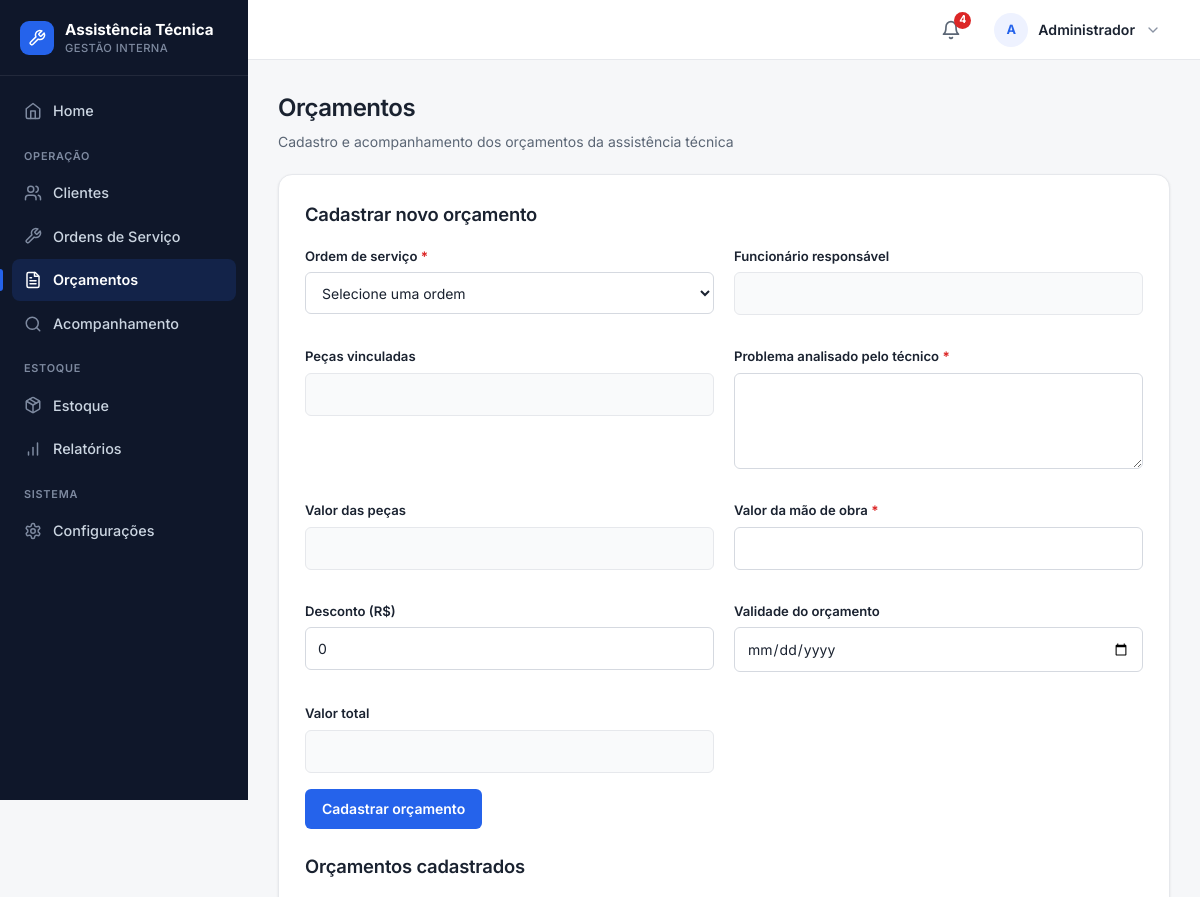
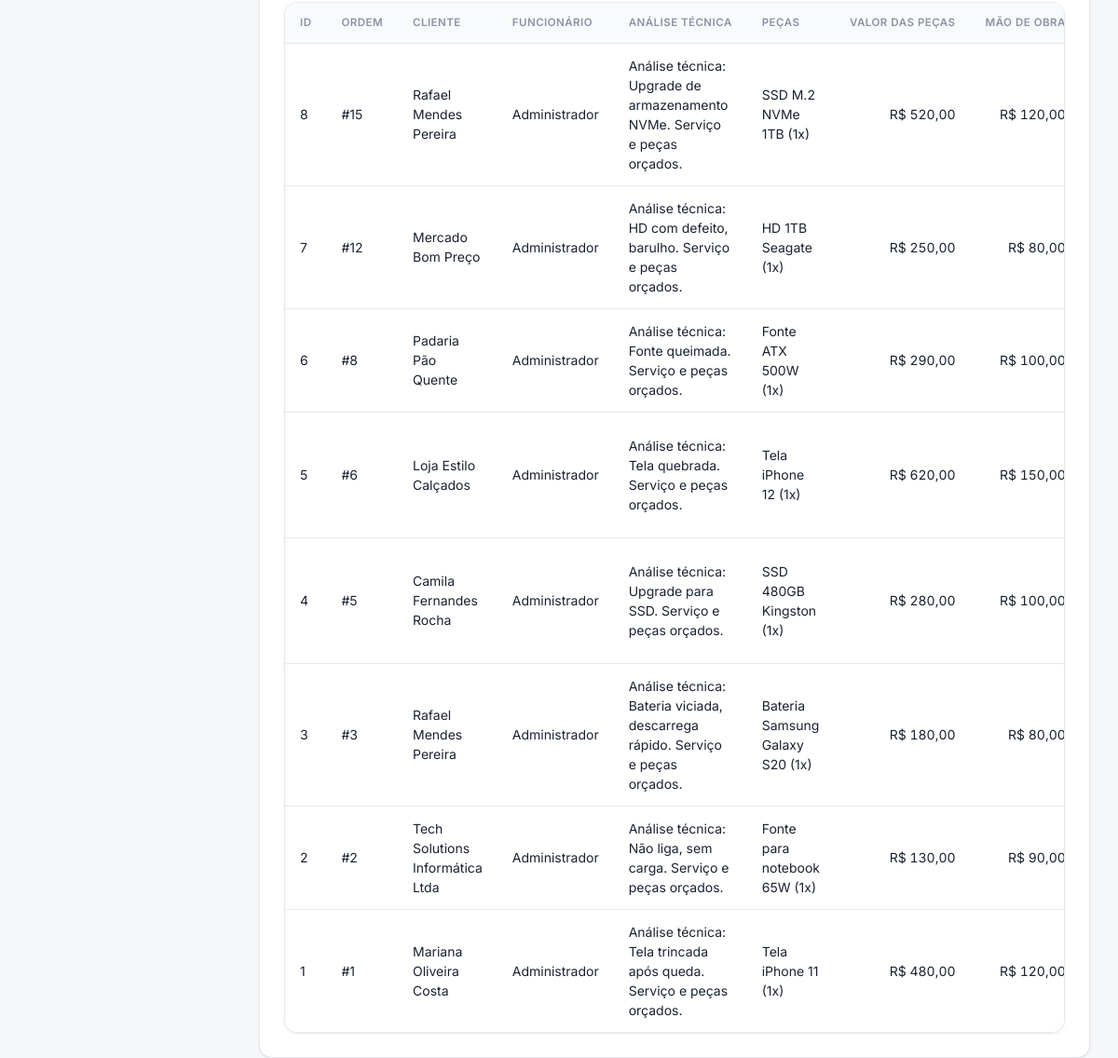
Screenshot of /orcamento (signed in) with the database file from the repository (2 pictures, top to bottom).
### tables this page shows
CREATE TABLE orcamentos (id INTEGER PRIMARY KEY AUTOINCREMENT, ordem_id INTEGER NOT NULL, cliente_id INTEGER NOT NULL, equipamento TEXT NOT NULL, valor_orcamento REAL NOT NULL, peca_id INTEGER, valor_peca REAL NOT NULL DEFAULT 0, valor_mao_obra REAL NOT NULL DEFAULT 0, valor_total REAL NOT NULL DEFAULT 0, problema_analisado TEXT NOT NULL DEFAULT '', status TEXT NOT NULL DEFAULT 'Pendente', validade TEXT, desconto REAL NOT NULL DEFAULT 0, data_cadastro TEXT, FOREIGN KEY (ordem_id) REFERENCES ordens_servico(ordem_id), FOREIGN KEY (cliente_id) REFERENCES clientes(id));

CREATE TABLE clientes (
    id INTEGER PRIMARY KEY AUTOINCREMENT,
    nome TEXT NOT NULL,
    cpf TEXT UNIQUE,
    telefone TEXT,
    email TEXT,
    endereco TEXT
, data_cadastro TEXT);

CREATE TABLE funcionarios (
    id INTEGER PRIMARY KEY AUTOINCREMENT,
    nome TEXT NOT NULL,
    email TEXT NOT NULL UNIQUE,
    senha TEXT NOT NULL,
    cargo TEXT
, ativo INTEGER NOT NULL DEFAULT 1, perfil TEXT NOT NULL DEFAULT 'funcionario');

### routes/orcamento.py (the view)
@orcamento_bp.route("/orcamento")
def pagina_orcamento():
    conexao = conectar()
    cursor = conexao.cursor()
    cursor.execute("""
        SELECT
            ordens_servico.ordem_id,
            ordens_servico.cliente_id,
            ordens_servico.equipamento,
            ordens_servico.problema_relatado,
            clientes.nome AS cliente_nome,
            funcionarios.nome AS funcionario_nome,
            GROUP_CONCAT(
                pecas.nome || ' (' || ordem_pecas.quantidade || 'x)',
                ', '
            ) AS peca_nome,
            COALESCE(
                SUM(ordem_pecas.quantidade * ordem_pecas.valor_unitario),
                0
            ) AS valor_peca
        FROM ordens_servico
        JOIN clientes
            ON clientes.id = ordens_servico.cliente_id
        LEFT JOIN funcionarios
            ON funcionarios.id = ordens_servico.funcionario_id
        LEFT JOIN ordem_pecas
            ON ordem_pecas.ordem_id = ordens_servico.ordem_id
        LEFT JOIN pecas
            ON pecas.id = ordem_pecas.peca_id
        WHERE NOT EXISTS (
            SELECT 1
            FROM orcamentos
            WHERE orcamentos.ordem_id = ordens_servico.ordem_id
        )
        GROUP BY
            ordens_servico.ordem_id,
            ordens_servico.cliente_id,
            ordens_servico.equipamento,
            ordens_servico.problema_relatado,
            clientes.nome,
            funcionarios.nome
        ORDER BY ordens_servico.ordem_id DESC
    """)
    ordens_servico = cursor.fetchall()
    cursor.execute("""
        SELECT
            orcamentos.id,
            orcamentos.ordem_id,
            orcamentos.equipamento,
            orcamentos.problema_analisado,
            orcamentos.valor_peca,
            orcamentos.valor_mao_obra,
            orcamentos.desconto,
            orcamentos.valor_total,
            orcamentos.status,
            orcamentos.validade,
            clientes.nome AS nome_cliente,
            funcionarios.nome AS funcionario_nome,
            ordens_servico.problema_relatado,
            (
                SELECT GROUP_CONCAT(
                    pecas.nome || ' (' || ordem_pecas.quantidade || 'x)',
                    ', '
                )
                FROM ordem_pecas
                JOIN pecas
                    ON pecas.id = ordem_pecas.peca_id
                WHERE ordem_pecas.ordem_id = orcamentos.ordem_id
            ) AS peca_nome
        FROM orcamentos
        JOIN clientes
            ON clientes.id = orcamentos.cliente_id
        JOIN ordens_servico
            ON ordens_servico.ordem_id = orcamentos.ordem_id
        LEFT JOIN funcionarios
            ON funcionarios.id = ordens_servico.funcionario_id
        ORDER BY orcamentos.id DESC
    """)
    orcamentos = cursor.fetchall()
    conexao.close()
    return render_template(
        "orcamento.html",
        ordens_servico=ordens_servico,
        orcamentos=orcamentos,
    )

### app.py (called while the page is built)
@app.template_filter("moeda")
def formatar_moeda(valor):
    try:
        numero = float(valor or 0)
    except (TypeError, ValueError):
        numero = 0.0
    formatado = f"{numero:,.2f}".replace(",", "X").replace(".", ",").replace("X", ".")
    return f"R$ {formatado}"

@app.context_processor
def injetar_alertas_estoque():
    if "funcionario_id" not in session:
        return {"alerta_estoque_baixo": 0}
    conexao = conectar()
    total = conexao.execute(
        "SELECT COUNT(*) FROM pecas WHERE quantidade <= estoque_minimo"
    ).fetchone()[0]
    conexao.close()
    return {"alerta_estoque_baixo": total}

### database.py (called while the page is built)
def _coluna_existe(conexao, tabela, coluna):
    colunas = conexao.execute(f"PRAGMA table_info({tabela})").fetchall()
    return any(item["name"] == coluna for item in colunas)

def conectar():
    conexao = sqlite3.connect("database/sistema.db")
    conexao.row_factory = sqlite3.Row
    conexao.execute("PRAGMA foreign_keys = ON")
    _garantir_schema(conexao)
    return conexao

### templates/orcamento.html (shortened to what this page needs)
{% extends "base.html" %}
{% import 'partials/_icons.html' as icons %}
{% block css %}
    <link rel="stylesheet" href="{{ url_for('static', filename='css/orcamento.css') }}">
{% endblock %}
{% block conteudo %}
<div class="page-head">
    <h1>Orçamentos</h1>
    <p>Cadastro e acompanhamento dos orçamentos da assistência técnica</p>
</div>
<div class="container">
    <h2>Cadastrar novo orçamento</h2>
    <form action="/orcamentos/cadastrar" method="POST">
        <div class="form-grid">
            <div class="campo">
                <label for="ordem_id">Ordem de serviço <span class="obrigatorio" title="Campo obrigatório">*</span></label>
                <select id="ordem_id" name="ordem_id" required>
                    <option value="">Selecione uma ordem</option>
                </select>
            </div>
            <div class="campo">
                <label for="funcionario_nome">Funcionário responsável</label>
                <input type="text" id="funcionario_nome" readonly>
            </div>
            <div class="campo">
                <label for="peca_nome">Peças vinculadas</label>
                <input type="text" id="peca_nome" readonly>
            </div>
            <div class="campo">
                <label for="problema_analisado">Problema analisado pelo técnico <span class="obrigatorio" title="Campo obrigatório">*</span></label>
                <textarea id="problema_analisado" name="problema_analisado" required></textarea>
            </div>
            <div class="campo">
                <label for="valor_peca">Valor das peças</label>
                <input type="number" id="valor_peca" step="0.01" min="0" readonly>
            </div>
            <div class="campo">
                <label for="valor_mao_obra">Valor da mão de obra <span class="obrigatorio" title="Campo obrigatório">*</span></label>
                <input type="number" id="valor_mao_obra" name="valor_mao_obra" step="0.01" min="0" required>
            </div>
            <div class="campo">
                <label for="desconto">Desconto (R$)</label>
                <input type="number" id="desconto" name="desconto" step="0.01" min="0" value="0">
            </div>
            <div class="campo">
                <label for="validade">Validade do orçamento</label>
                <input type="date" id="validade" name="validade">
            </div>
            <div class="campo">
                <label for="valor_total">Valor total</label>
                <input type="number" id="valor_total" step="0.01" min="0" readonly>
            </div>
        </div>
        <div class="form-botao">
            <button type="submit" class="btn">Cadastrar orçamento</button>
        </div>
    </form>
    <h2>Orçamentos cadastrados</h2>
    <div class="tabela-wrapper">
    <table>
        <thead>
            <tr>
                <th>ID</th>
                <th>Ordem</th>
                <th>Cliente</th>
                <th>Funcionário</th>
                <th>Análise técnica</th>
                <th>Peças</th>
                <th class="num">Valor das peças</th>
                <th class="num">Mão de obra</th>
            </tr>
        </thead>
        <tbody>
            {% for orcamento in orcamentos %}
            {% set classe_status = {'Pendente':'pendente','Aprovado':'aprovado','Recusado':'recusado'}.get(orcamento['status'], 'pendente') %}
            <tr>
                <td>{{ orcamento['id'] }}</td>
                <td>#{{ orcamento['ordem_id'] }}</td>
                <td>{{ orcamento['nome_cliente'] }}</td>
                <td>{{ orcamento['funcionario_nome'] or "Não atribuído" }}</td>
                <td>{{ orcamento['problema_analisado'] }}</td>
                <td>{{ orcamento['peca_nome'] or "-" }}</td>
                <td class="num">{{ orcamento['valor_peca'] | moeda }}</td>
                <td class="num">{{ orcamento['valor_mao_obra'] | moeda }}</td>
            </tr>
            {% endfor %}
        </tbody>
    </table>
    </div>
{% endblock %}

### static/css/global.css (style rules this page uses)
:root { --bg: #f6f7f9; --surface: #ffffff; --surface-2: #f9fafb; --border: #e6e8ec; --border-strong: #d5d9e0; --ink: #1a2230; --muted: #5b6675; --subtle: #8a93a3; --primary: #2563eb; --primary-hover: #1d4ed8; --primary-soft: #eef2ff; --success: #16a34a; --success-soft: #dcfce7; --warning: #d97706; --warning-soft: #fef3c7; --danger: #dc2626; --danger-hover: #b91c1c; --danger-soft: #fee2e2; --sidebar: #0f172a; --sidebar-ink: #cbd5e1; --sidebar-muted: #7e8aa0; --s-1: 4px; --s-2: 8px; --s-3: 12px; --s-4: 16px; --s-5: 20px; --s-6: 24px; --s-8: 32px; --r-sm: 6px; --r-md: 10px; --r-lg: 14px; --r-pill: 999px; --shadow-sm: 0 1px 2px rgba(16, 24, 40, 0.04), 0 1px 3px rgba(16, 24, 40, 0.06); --shadow-md: 0 4px 12px rgba(16, 24, 40, 0.08); --azul-900: #0f172a; --azul-800: #1e293b; --azul-700: #2563eb; --azul-600: #2563eb; --azul-500: #2563eb; --azul-100: #eef2ff; --azul-50: #f9fafb; --branco: #ffffff; --cinza-900: #1a2230; --cinza-700: #5b6675; --cinza-500: #8a93a3; --cinza-200: #e6e8ec; --cinza-100: #f1f3f6; --verde-100: #dcfce7; --verde-700: #166534; --amarelo-100: #fef3c7; --amarelo-700: #92400e; --vermelho-100: #fee2e2; --vermelho-700: #991b1b; --sombra: var(--shadow-sm); --raio: var(--r-md); }
* { box-sizing: border-box; }
body { min-height: 100vh; margin: 0; font-family: "Inter", -apple-system, BlinkMacSystemFont, "Segoe UI", Roboto, Arial, sans-serif; font-size: 14px; line-height: 1.5; color: var(--ink); background: var(--bg); -webkit-font-smoothing: antialiased; text-rendering: optimizeLegibility; }
h1, h2, h3, h4 { color: var(--ink); font-weight: 600; letter-spacing: -0.01em; }
h2 { margin: 0 0 18px; font-size: 1.15rem; }
.container, .card { background: var(--surface); border: 1px solid var(--border); border-radius: var(--r-lg); box-shadow: var(--shadow-sm); }
.container { padding: clamp(18px, 3vw, 26px); }
.acoes-topo, .botoes, .form-botao { display: flex; flex-wrap: wrap; gap: 10px; align-items: center; }
.btn, button, .voltar, .editar, .excluir { display: inline-flex; align-items: center; justify-content: center; gap: 8px; min-height: 40px; padding: 9px 16px; border: 1px solid transparent; border-radius: var(--r-sm); color: #fff; background: var(--primary); text-decoration: none; font: inherit; font-weight: 600; line-height: 1; cursor: pointer; white-space: nowrap; transition: background-color 0.15s ease, border-color 0.15s ease, box-shadow 0.15s ease, color 0.15s ease; }
form { margin: 0 0 24px; }
.form-grid { display: grid; grid-template-columns: repeat(2, minmax(0, 1fr)); gap: 16px 20px; }
.campo, .form-group { display: flex; flex-direction: column; gap: 6px; margin-bottom: 16px; }
label { color: var(--ink); font-weight: 600; font-size: 0.82rem; }
input, select, textarea { width: 100%; min-height: 42px; padding: 10px 12px; color: var(--ink); background: var(--surface); border: 1px solid var(--border-strong); border-radius: var(--r-sm); font: inherit; transition: border-color 0.15s ease, box-shadow 0.15s ease; }
input::placeholder, textarea::placeholder { color: var(--subtle); }
input[type="number"] { appearance: textfield; -moz-appearance: textfield; }
textarea { min-height: 96px; resize: vertical; }
input[readonly], input[readonly]:focus { background: var(--surface-2); color: var(--muted); box-shadow: none; border-color: var(--border); }
.tabela-wrapper { width: 100%; overflow-x: auto; border: 1px solid var(--border); border-radius: var(--r-lg); box-shadow: var(--shadow-sm); background: var(--surface); }
table { width: 100%; margin-top: 0; border-collapse: separate; border-spacing: 0; background: var(--surface); border: 1px solid var(--border); border-radius: var(--r-lg); overflow: hidden; }
.tabela-wrapper table { border: 0; border-radius: 0; box-shadow: none; }
th, td { padding: 13px 16px; text-align: left; vertical-align: middle; border-bottom: 1px solid var(--border); }
th { color: var(--subtle); background: var(--surface-2); font-size: 0.72rem; font-weight: 600; text-transform: uppercase; letter-spacing: 0.04em; white-space: nowrap; }
td { color: var(--ink); }
tbody tr { transition: background-color 0.12s ease; }
tbody tr:last-child td { border-bottom: 0; }
.num { text-align: right; font-variant-numeric: tabular-nums; }
.obrigatorio { color: var(--danger); font-weight: 700; }

### static/css/layout.css (style rules this page uses)
.page-head { margin: 0 0 22px; }
.page-head h1 { margin: 0; color: var(--ink); font-size: clamp(1.25rem, 2vw, 1.6rem); font-weight: 600; letter-spacing: -0.02em; }
.page-head p { margin: 5px 0 0; color: var(--muted); }

### rows the page displays
orcamentos: id "8", ordem_id "15", nome_cliente "Rafael Mendes Pereira", nome "Administrador", problema_analisado "Análise técnica: Upgrade de armazenamento NVMe. Serviço e peças orçados.", orcamento "SSD M.2 NVMe 1TB (1x)", valor_peca|moeda "R$ 520,00", valor_mao_obra|moeda "R$ 120,00"
orcamentos: id "7", ordem_id "12", nome_cliente "Mercado Bom Preço", nome "Administrador", problema_analisado "Análise técnica: HD com defeito, barulho. Serviço e peças orçados.", orcamento "HD 1TB Seagate (1x)", valor_peca|moeda "R$ 250,00", valor_mao_obra|moeda "R$ 80,00"
orcamentos: id "6", ordem_id "8", nome_cliente "Padaria Pão Quente", nome "Administrador", problema_analisado "Análise técnica: Fonte queimada. Serviço e peças orçados.", orcamento "Fonte ATX 500W (1x)", valor_peca|moeda "R$ 290,00", valor_mao_obra|moeda "R$ 100,00"
orcamentos: id "5", ordem_id "6", nome_cliente "Loja Estilo Calçados", nome "Administrador", problema_analisado "Análise técnica: Tela quebrada. Serviço e peças orçados.", orcamento "Tela iPhone 12 (1x)", valor_peca|moeda "R$ 620,00", valor_mao_obra|moeda "R$ 150,00"
orcamentos: id "4", ordem_id "5", nome_cliente "Camila Fernandes Rocha", nome "Administrador", problema_analisado "Análise técnica: Upgrade para SSD. Serviço e peças orçados.", orcamento "SSD 480GB Kingston (1x)", valor_peca|moeda "R$ 280,00", valor_mao_obra|moeda "R$ 100,00"
orcamentos: id "3", ordem_id "3", nome_cliente "Rafael Mendes Pereira", nome "Administrador", problema_analisado "Análise técnica: Bateria viciada, descarrega rápido. Serviço e peças orçados.", orcamento "Bateria Samsung Galaxy S20 (1x)", valor_peca|moeda "R$ 180,00", valor_mao_obra|moeda "R$ 80,00"
orcamentos: id "2", ordem_id "2", nome_cliente "Tech Solutions Informática Ltda", nome "Administrador", problema_analisado "Análise técnica: Não liga, sem carga. Serviço e peças orçados.", orcamento "Fonte para notebook 65W (1x)", valor_peca|moeda "R$ 130,00", valor_mao_obra|moeda "R$ 90,00"
orcamentos: id "1", ordem_id "1", nome_cliente "Mariana Oliveira Costa", nome "Administrador", problema_analisado "Análise técnica: Tela trincada após queda. Serviço e peças orçados.", orcamento "Tela iPhone 11 (1x)", valor_peca|moeda "R$ 480,00", valor_mao_obra|moeda "R$ 120,00"

### other values shown
{{ alerta_estoque_baixo }} "4"
{{ iniciais }} "A"
{{ nome_usuario }} "Administrador"
